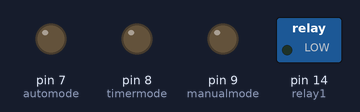
A sketch run on a simulated Arduino Uno, built for the host (arithmetic inside an expression is 32-bit, double 64-bit). Shown: switched loads named in the sketch (green lamp = pin HIGH), output pins drawn as LEDs (lit = HIGH). WiFi joins after 1.5 s; servers stay silent unless stated; the local clock reads 2024-03-15 10:24:30 at power-on unless the sketch sets it.

Above: at 1.9 s.
At 31.9 s:
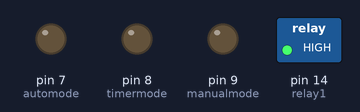
Timing chart, 0 to 33.4 s (numbered marks = the images above):
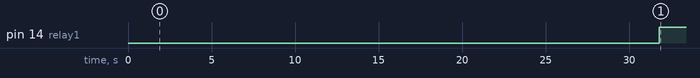

Measured:
- by itself, pin 14 (relay1): LOW → HIGH at 31.8 s

The sketch:

leonardo_usb_blynk.ino
```cpp
#include <SoftwareSerial.h>
SoftwareSerial DebugSerial(1, 0); // RX, TX

#define BLYNK_PRINT DebugSerial
#include <BlynkSimpleStream.h>
#include <SimpleTimer.h>
#include <TimeLib.h>
#include <WidgetRTC.h>

// You should get Auth Token in the Blynk App.
// Go to the Project Settings (nut icon).
char auth[] = "670882a7b1a848d393d00cda0c6b8266";

WidgetRTC rtc;
BLYNK_ATTACH_WIDGET(rtc, V5);

WidgetBridge bridge1(V12);

SimpleTimer tm;

int relay1 = 14;
int automode = 7; //on and off on timer specified time
int timermode = 8; //timer in blynk app
int manualmode = 9; //turn on without timer in app

void switchrelay() {
  if((digitalRead(automode)==HIGH) && ((digitalRead(timermode)==HIGH) || (digitalRead(manualmode)==HIGH))) {
    if(digitalRead(relay1)==LOW) {
      digitalWrite(relay1,HIGH);
    }
    else {
      digitalWrite(relay1,LOW);
    }
  }
  else if((digitalRead(automode)==LOW) && ((digitalRead(timermode)==HIGH) || (digitalRead(manualmode)==HIGH))) {
    digitalWrite(relay1,LOW);
  }
  else if((digitalRead(timermode)==LOW) && (digitalRead(manualmode)==LOW)) {
    digitalWrite(relay1,HIGH);
  }
}

void setup()
{
  // Debug console
  DebugSerial.begin(115200);

  // Blynk will work through Serial
  Serial.begin(115200);
  Blynk.begin(auth, Serial);
  pinMode(relay1,OUTPUT);
  pinMode(automode,OUTPUT);
  pinMode(timermode,OUTPUT);
  pinMode(manualmode,OUTPUT);

  rtc.begin();

  tm.setInterval(30000L, switchrelay);
}

void loop()
{
  Blynk.run();
  tm.run();
}
```
